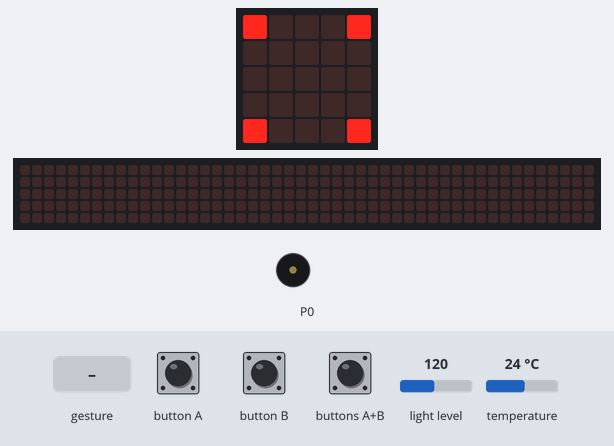
Recording of a program running on a simulated BBC micro:bit (MakeCode). On the bench: the board's 5×5 LED display, a strip that is not on the board, showing the scrolling text unrolled, buzzer (waves = sounding). The test bench sets the inputs (shaded band); at power-on: light level 120, temperature 24 °C. Random numbers come from a fixed seed; a tilt is held for 1.5 s and a shake lasts 1 s, then the board lies face up again; the 48×5 strip is a reading aid, not a part: it shows the text the display is scrolling, unrolled, one strip-width of it at a time.

Above: at 1.6 s.
1.7 s: button A pressed for 0.15 s
At 1.92 s:
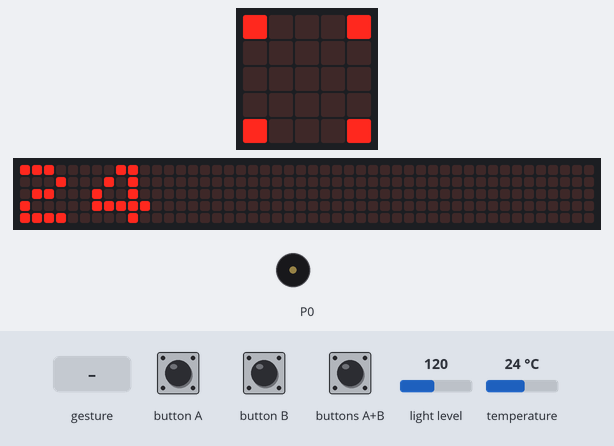
2.4 s: gesture 'shake'
At 5.2 s:
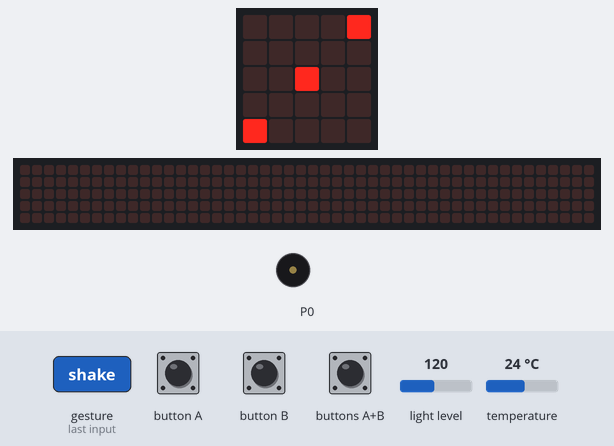
5.4 s: button B pressed for 0.15 s
At 5.62 s:
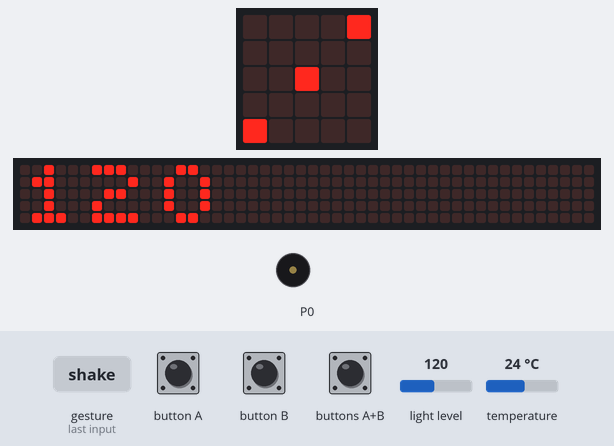
6.1 s: gesture 'shake'
9.1 s: button A pressed for 0.15 s
At 9.62 s:
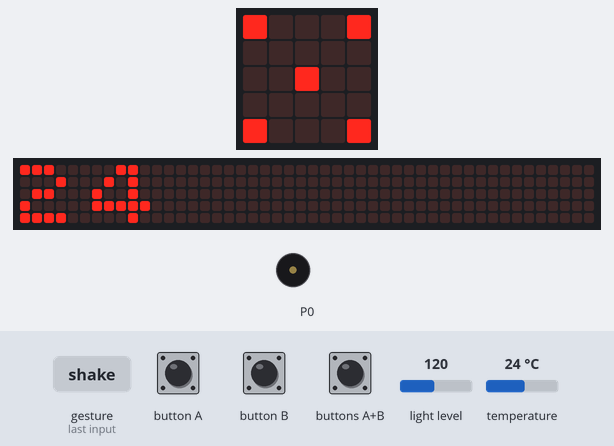
9.8 s: buttons A+B pressed for 0.15 s
At 12.8 s:
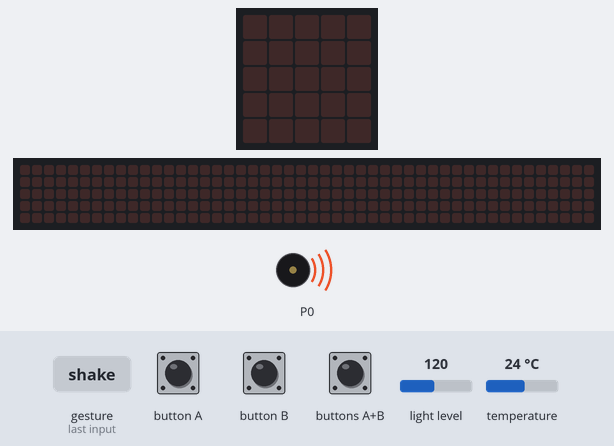
Timing chart, 0 to 14.4 s (numbered marks = the images above; inputs shaded):
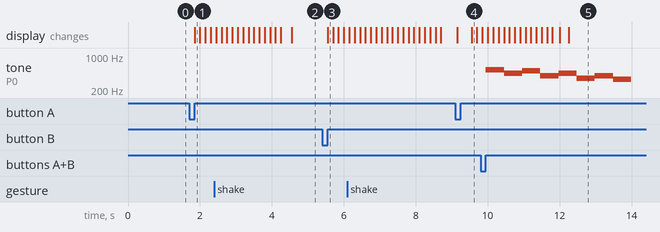

Measured:
- after the input at 1.7 s, the display: changes after 0.15 s (image 1)
- after the input at 5.4 s, the display: changes after 0.15 s (image 3)
- after the input at 9.8 s, tone on P0: plays 523 Hz for 0.51 s, 440 Hz for 0.51 s, 494 Hz for 0.51 s, 392 Hz for 0.51 s, 440 Hz for 0.51 s, 349 Hz for 0.51 s … (8 notes in this stretch), starting after 0.15 s

The program:

main.ts
```typescript
function nastavitvzorykostek () {
    seznam = [
    images.createImage(`
        . . . . .
        . . . . .
        . . # . .
        . . . . .
        . . . . .
        `),
    images.createImage(`
        . . . . #
        . . . . .
        . . . . .
        . . . . .
        # . . . .
        `),
    images.createImage(`
        . . . . #
        . . . . .
        . . # . .
        . . . . .
        # . . . .
        `),
    images.createImage(`
        # . . . #
        . . . . .
        . . . . .
        . . . . .
        # . . . #
        `),
    images.createImage(`
        # . . . #
        . . . . .
        . . # . .
        . . . . .
        # . . . #
        `),
    images.createImage(`
        # . . . #
        . . . . .
        # . . . #
        . . . . .
        # . . . #
        `)
    ]
}
function házetkostkami () {
    seznam[randint(2, 5)].showImage(0)
}
input.onButtonPressed(Button.A, function () {
    basic.showNumber(input.temperature())
})
input.onButtonPressed(Button.AB, function () {
    music.playMelody("C5 A B G A F G E ", 120)
})
input.onButtonPressed(Button.B, function () {
    basic.showNumber(input.lightLevel())
})
input.onGesture(Gesture.Shake, function () {
    hodnota_kostky = 0
    házetkostkami()
})
let hodnota_kostky = 0
let seznam: Image[] = []
nastavitvzorykostek()
házetkostkami()
```

test.ts
```typescript
// Tady jsou testy. Při použití tohoto balíčku jako rozšíření nebude zkompilováno.
```
